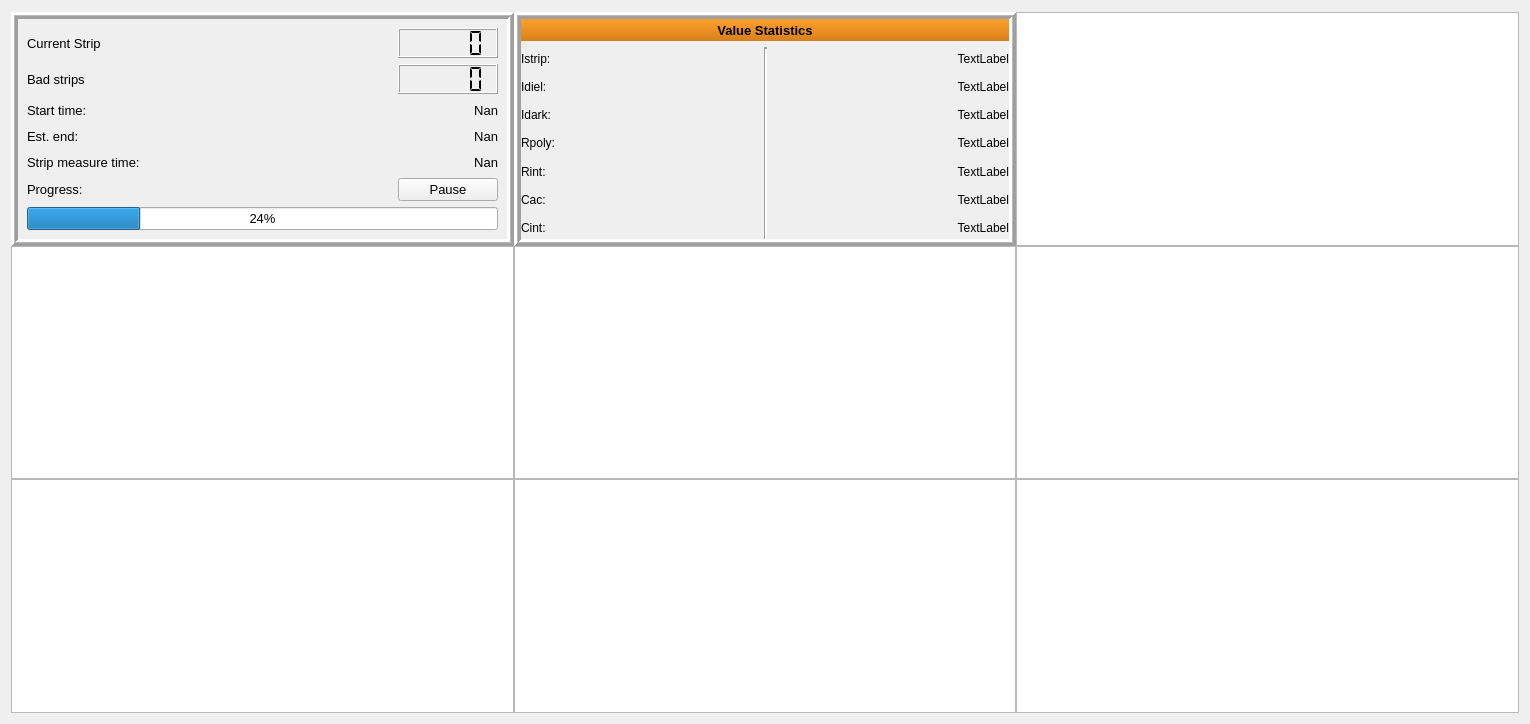
<?xml version="1.0" encoding="UTF-8"?>
<ui version="4.0">
 <class>stripscan_UI</class>
 <widget class="QWidget" name="stripscan_UI">
  <property name="geometry">
   <rect>
    <x>0</x>
    <y>0</y>
    <width>1530</width>
    <height>724</height>
   </rect>
  </property>
  <property name="windowTitle">
   <string>Form</string>
  </property>
  <layout class="QVBoxLayout" name="verticalLayout">
   <item>
    <layout class="QGridLayout" name="Stripscan_grid" rowstretch="0,0,0,0,0,0" columnstretch="0,0,0" rowminimumheight="1,0,0,0,0,0">
     <property name="sizeConstraint">
      <enum>QLayout::SetDefaultConstraint</enum>
     </property>
     <property name="spacing">
      <number>0</number>
     </property>
     <item row="1" column="0">
      <widget class="QFrame" name="frame">
       <property name="sizePolicy">
        <sizepolicy hsizetype="Preferred" vsizetype="Expanding">
         <horstretch>0</horstretch>
         <verstretch>0</verstretch>
        </sizepolicy>
       </property>
       <property name="maximumSize">
        <size>
         <width>16777215</width>
         <height>250</height>
        </size>
       </property>
       <property name="autoFillBackground">
        <bool>true</bool>
       </property>
       <property name="frameShape">
        <enum>QFrame::Box</enum>
       </property>
       <property name="frameShadow">
        <enum>QFrame::Raised</enum>
       </property>
       <property name="lineWidth">
        <number>3</number>
       </property>
       <property name="midLineWidth">
        <number>1</number>
       </property>
       <layout class="QGridLayout" name="gridLayout">
        <item row="0" column="1">
         <widget class="QLCDNumber" name="currentstrip_lcd">
          <property name="minimumSize">
           <size>
            <width>100</width>
            <height>30</height>
           </size>
          </property>
          <property name="maximumSize">
           <size>
            <width>100</width>
            <height>30</height>
           </size>
          </property>
          <property name="smallDecimalPoint">
           <bool>false</bool>
          </property>
          <property name="segmentStyle">
           <enum>QLCDNumber::Flat</enum>
          </property>
         </widget>
        </item>
        <item row="2" column="0">
         <widget class="QLabel" name="starttime_label">
          <property name="font">
           <font>
            <pointsize>10</pointsize>
           </font>
          </property>
          <property name="text">
           <string>Start time:</string>
          </property>
         </widget>
        </item>
        <item row="1" column="0">
         <widget class="QLabel" name="bad_label_2">
          <property name="font">
           <font>
            <pointsize>10</pointsize>
           </font>
          </property>
          <property name="text">
           <string>Bad strips</string>
          </property>
         </widget>
        </item>
        <item row="5" column="0">
         <widget class="QLabel" name="Progress_label_4">
          <property name="font">
           <font>
            <pointsize>10</pointsize>
           </font>
          </property>
          <property name="text">
           <string>Progress:</string>
          </property>
         </widget>
        </item>
        <item row="6" column="0" colspan="2">
         <widget class="QProgressBar" name="stripscan_progressBar">
          <property name="font">
           <font>
            <pointsize>10</pointsize>
           </font>
          </property>
          <property name="autoFillBackground">
           <bool>false</bool>
          </property>
          <property name="value">
           <number>24</number>
          </property>
          <property name="invertedAppearance">
           <bool>false</bool>
          </property>
          <property name="textDirection">
           <enum>QProgressBar::TopToBottom</enum>
          </property>
         </widget>
        </item>
        <item row="1" column="1">
         <widget class="QLCDNumber" name="badstrip_lcd">
          <property name="minimumSize">
           <size>
            <width>100</width>
            <height>30</height>
           </size>
          </property>
          <property name="maximumSize">
           <size>
            <width>100</width>
            <height>30</height>
           </size>
          </property>
          <property name="mode">
           <enum>QLCDNumber::Dec</enum>
          </property>
          <property name="segmentStyle">
           <enum>QLCDNumber::Flat</enum>
          </property>
         </widget>
        </item>
        <item row="0" column="0">
         <widget class="QLabel" name="currentstrip_label">
          <property name="font">
           <font>
            <pointsize>10</pointsize>
           </font>
          </property>
          <property name="text">
           <string>Current Strip</string>
          </property>
         </widget>
        </item>
        <item row="5" column="1">
         <widget class="QPushButton" name="Pause_button">
          <property name="font">
           <font>
            <pointsize>10</pointsize>
           </font>
          </property>
          <property name="text">
           <string>Pause</string>
          </property>
         </widget>
        </item>
        <item row="2" column="1">
         <widget class="QLabel" name="start_time">
          <property name="font">
           <font>
            <pointsize>10</pointsize>
           </font>
          </property>
          <property name="text">
           <string>Nan</string>
          </property>
          <property name="alignment">
           <set>Qt::AlignRight|Qt::AlignTrailing|Qt::AlignVCenter</set>
          </property>
         </widget>
        </item>
        <item row="3" column="1">
         <widget class="QLabel" name="end_time">
          <property name="font">
           <font>
            <pointsize>10</pointsize>
           </font>
          </property>
          <property name="text">
           <string>Nan</string>
          </property>
          <property name="alignment">
           <set>Qt::AlignRight|Qt::AlignTrailing|Qt::AlignVCenter</set>
          </property>
         </widget>
        </item>
        <item row="4" column="1">
         <widget class="QLabel" name="strip_time">
          <property name="font">
           <font>
            <pointsize>10</pointsize>
           </font>
          </property>
          <property name="text">
           <string>Nan</string>
          </property>
          <property name="alignment">
           <set>Qt::AlignRight|Qt::AlignTrailing|Qt::AlignVCenter</set>
          </property>
         </widget>
        </item>
        <item row="3" column="0">
         <widget class="QLabel" name="endtime_label">
          <property name="font">
           <font>
            <pointsize>10</pointsize>
           </font>
          </property>
          <property name="text">
           <string>Est. end:</string>
          </property>
         </widget>
        </item>
        <item row="4" column="0">
         <widget class="QLabel" name="stripmeasuretime_label">
          <property name="font">
           <font>
            <pointsize>10</pointsize>
           </font>
          </property>
          <property name="text">
           <string>Strip measure time:</string>
          </property>
         </widget>
        </item>
       </layout>
      </widget>
     </item>
     <item row="5" column="0">
      <widget class="PlotWidget" name="rint_plot"/>
     </item>
     <item row="4" column="0">
      <widget class="PlotWidget" name="rpoly_plot"/>
     </item>
     <item row="1" column="2">
      <widget class="PlotWidget" name="istrip_plot"/>
     </item>
     <item row="4" column="2">
      <widget class="PlotWidget" name="idiel_plot"/>
     </item>
     <item row="4" column="1">
      <widget class="PlotWidget" name="cac_plot">
       <property name="maximumSize">
        <size>
         <width>16777215</width>
         <height>16777215</height>
        </size>
       </property>
      </widget>
     </item>
     <item row="5" column="1">
      <widget class="PlotWidget" name="cint_plot">
       <property name="maximumSize">
        <size>
         <width>16777215</width>
         <height>16777215</height>
        </size>
       </property>
      </widget>
     </item>
     <item row="5" column="2">
      <widget class="PlotWidget" name="idark_plot"/>
     </item>
     <item row="1" column="1" rowspan="2">
      <widget class="QFrame" name="Singe_value_frame">
       <property name="sizePolicy">
        <sizepolicy hsizetype="Preferred" vsizetype="Expanding">
         <horstretch>0</horstretch>
         <verstretch>0</verstretch>
        </sizepolicy>
       </property>
       <property name="maximumSize">
        <size>
         <width>16777215</width>
         <height>250</height>
        </size>
       </property>
       <property name="autoFillBackground">
        <bool>true</bool>
       </property>
       <property name="frameShape">
        <enum>QFrame::Box</enum>
       </property>
       <property name="frameShadow">
        <enum>QFrame::Raised</enum>
       </property>
       <property name="lineWidth">
        <number>3</number>
       </property>
       <property name="midLineWidth">
        <number>1</number>
       </property>
       <layout class="QGridLayout" name="gridLayout_2">
        <property name="leftMargin">
         <number>0</number>
        </property>
        <property name="topMargin">
         <number>0</number>
        </property>
        <property name="rightMargin">
         <number>0</number>
        </property>
        <property name="bottomMargin">
         <number>0</number>
        </property>
        <item row="2" column="0">
         <widget class="QLabel" name="Idiel_label">
          <property name="text">
           <string>Idiel:</string>
          </property>
         </widget>
        </item>
        <item row="3" column="0">
         <widget class="QLabel" name="Idark_label">
          <property name="text">
           <string>Idark:</string>
          </property>
         </widget>
        </item>
        <item row="6" column="0">
         <widget class="QLabel" name="Cac_label">
          <property name="text">
           <string>Cac:</string>
          </property>
         </widget>
        </item>
        <item row="7" column="0">
         <widget class="QLabel" name="Cint_label">
          <property name="text">
           <string>Cint:</string>
          </property>
         </widget>
        </item>
        <item row="1" column="0">
         <widget class="QLabel" name="Istrip_label">
          <property name="text">
           <string>Istrip:</string>
          </property>
         </widget>
        </item>
        <item row="5" column="0">
         <widget class="QLabel" name="Rint_label">
          <property name="text">
           <string>Rint:</string>
          </property>
         </widget>
        </item>
        <item row="4" column="0">
         <widget class="QLabel" name="Rpoly_label">
          <property name="text">
           <string>Rpoly:</string>
          </property>
         </widget>
        </item>
        <item row="2" column="2">
         <widget class="QLabel" name="Idiel_value">
          <property name="text">
           <string>TextLabel</string>
          </property>
          <property name="alignment">
           <set>Qt::AlignRight|Qt::AlignTrailing|Qt::AlignVCenter</set>
          </property>
         </widget>
        </item>
        <item row="0" column="0" colspan="3">
         <widget class="QLabel" name="Value_statistics_label">
          <property name="font">
           <font>
            <pointsize>10</pointsize>
            <weight>75</weight>
            <bold>true</bold>
           </font>
          </property>
          <property name="styleSheet">
           <string notr="true">background-color: QLinearGradient( x1: 0, y1: 0, x2: 0, y2: 1, stop: 0 #ffa02f, stop: 1 #d7801a);</string>
          </property>
          <property name="text">
           <string>Value Statistics</string>
          </property>
          <property name="alignment">
           <set>Qt::AlignCenter</set>
          </property>
         </widget>
        </item>
        <item row="1" column="2">
         <widget class="QLabel" name="Istrip_value">
          <property name="text">
           <string>TextLabel</string>
          </property>
          <property name="alignment">
           <set>Qt::AlignRight|Qt::AlignTrailing|Qt::AlignVCenter</set>
          </property>
         </widget>
        </item>
        <item row="1" column="1" rowspan="7">
         <widget class="Line" name="line">
          <property name="lineWidth">
           <number>2</number>
          </property>
          <property name="orientation">
           <enum>Qt::Vertical</enum>
          </property>
         </widget>
        </item>
        <item row="3" column="2">
         <widget class="QLabel" name="Idark_value">
          <property name="text">
           <string>TextLabel</string>
          </property>
          <property name="alignment">
           <set>Qt::AlignRight|Qt::AlignTrailing|Qt::AlignVCenter</set>
          </property>
         </widget>
        </item>
        <item row="4" column="2">
         <widget class="QLabel" name="Rpoly_value">
          <property name="text">
           <string>TextLabel</string>
          </property>
          <property name="alignment">
           <set>Qt::AlignRight|Qt::AlignTrailing|Qt::AlignVCenter</set>
          </property>
         </widget>
        </item>
        <item row="5" column="2">
         <widget class="QLabel" name="Rint_value">
          <property name="text">
           <string>TextLabel</string>
          </property>
          <property name="alignment">
           <set>Qt::AlignRight|Qt::AlignTrailing|Qt::AlignVCenter</set>
          </property>
         </widget>
        </item>
        <item row="6" column="2">
         <widget class="QLabel" name="Cac_value">
          <property name="text">
           <string>TextLabel</string>
          </property>
          <property name="alignment">
           <set>Qt::AlignRight|Qt::AlignTrailing|Qt::AlignVCenter</set>
          </property>
         </widget>
        </item>
        <item row="7" column="2">
         <widget class="QLabel" name="Cint_value">
          <property name="text">
           <string>TextLabel</string>
          </property>
          <property name="alignment">
           <set>Qt::AlignRight|Qt::AlignTrailing|Qt::AlignVCenter</set>
          </property>
         </widget>
        </item>
       </layout>
      </widget>
     </item>
    </layout>
   </item>
  </layout>
 </widget>
 <customwidgets>
  <customwidget>
   <class>PlotWidget</class>
   <extends>QGraphicsView</extends>
   <header>pyqtgraph</header>
  </customwidget>
 </customwidgets>
 <resources/>
 <connections/>
</ui>
